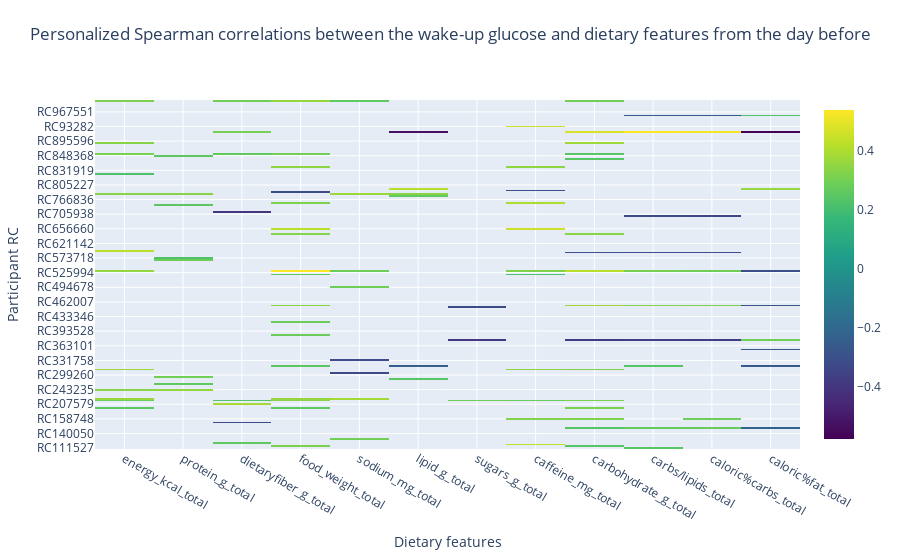

The code cell stored with this chart in its notebook:
### Code cell
plot_corr_heatmap(corr_df, sign_threshold=0.05, pvalue_column='pvalue_corrected', savefig=True, filename='corr_total_diet_pnp3_fdr')

### Figure 1 — Plotly figure (JSON) as saved in the notebook; plotly's stock layout.template omitted (floating-point values rounded to 4 significant figures; data arrays with more than 128 entries replaced by an {"elided": "..."} marker saying what was removed)
{"data": [{"colorscale": [[0, "#440154"], [0.1111, "#482878"], [0.2222, "#3e4989"], [0.3333, "#31688e"], [0.4444, "#26828e"], [0.5556, "#1f9e89"], [0.6667, "#35b779"], [0.7778, "#6ece58"], [0.8889, "#b5de2b"], [1, "#fde725"]], "hoverongaps": false, "type": "heatmap", "x": ["energy_kcal_total", "protein_g_total", "dietaryfiber_g_total", "food_weight_total", "sodium_mg_total", "lipid_g_total", "sugars_g_total", "caffeine_mg_total", "carbohydrate_g_total", "carbs/lipids_total", "caloric%carbs_total", "caloric%fat_total"], "y": {"elided": "191 str values"}, "z": {"elided": "191x12 float values"}}], "layout": {"title": {"text": "Personalized Spearman correlations between the wake-up glucose and dietary features from the day before", "x": 0.5, "xanchor": "center", "y": 0.95, "yanchor": "top"}, "xaxis": {"title": {"text": "Dietary features"}}, "yaxis": {"title": {"text": "Participant RC"}}}}
